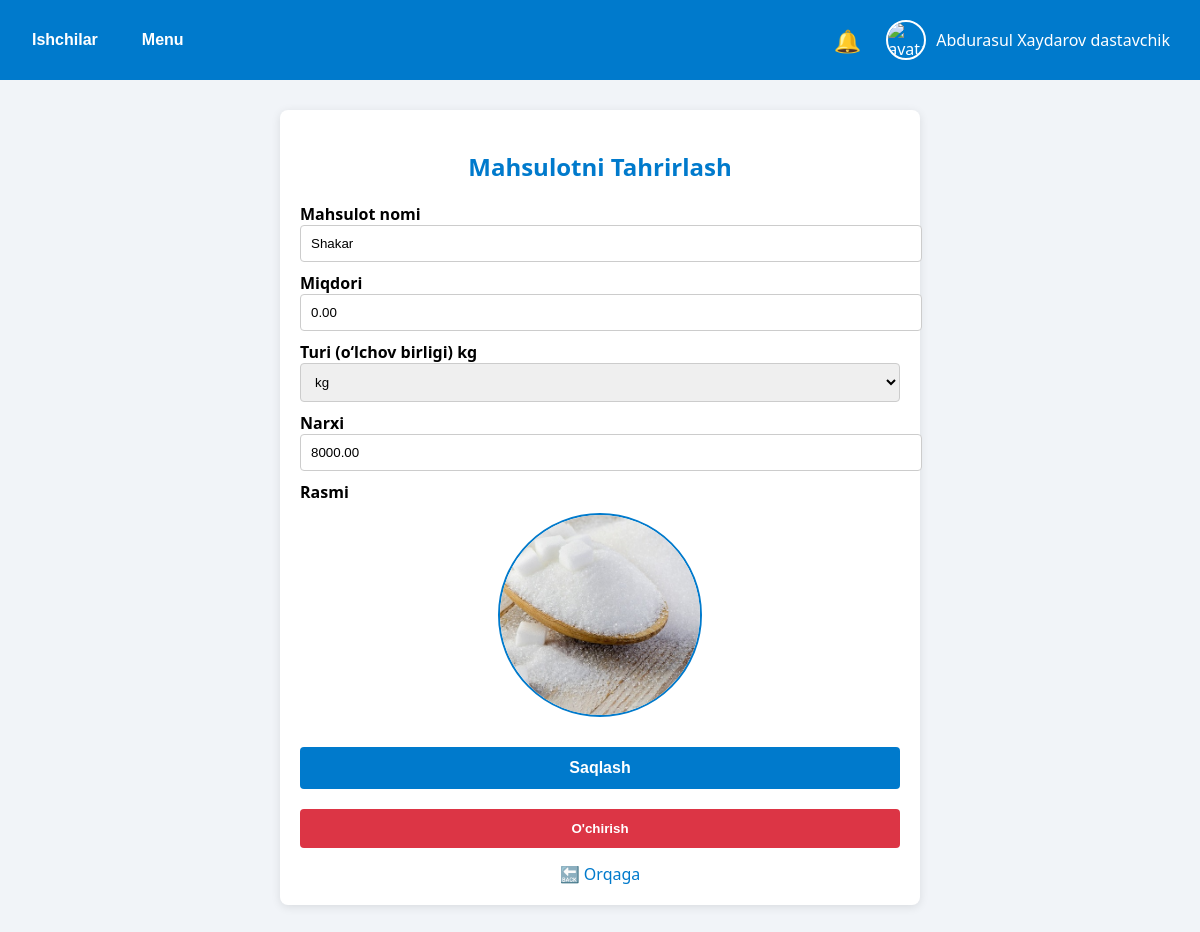
The app's page /product/2/ (signed in) with its own data.
### main/models.py (models this page shows, shortened)
class User(AbstractUser):
    id = models.BigAutoField(primary_key=True)
    USER_TYPES = (
        ('pazanda', 'Pazanda'),
        ('yetkazib_beruvchi', 'Yetkazib Beruvchi'),
        ('ega', 'Ega'),
    )
    login=models.CharField(max_length=255, blank=True, null=True)
    password = models.CharField(max_length=255, blank=True, null=True)
    tuliq_ismi = models.CharField(max_length=255, blank=True, null=True)
    type = models.CharField(max_length=20, choices=USER_TYPES)
    token = models.CharField(max_length=255, blank=True, null=True)
    tg_id = models.CharField(max_length=100, blank=True, null=True)
    tel_raqami = models.CharField(max_length=100, blank=True, null=True)
    is_active = models.BooleanField(default=True)
    @property
    def rasmi(self):
        if self.type == 'yetkazib_beruvchi':
            try:
                return YetkazibBeruvchi.objects.get(user=self).rasmi.url
            except YetkazibBeruvchi.DoesNotExist:
                return None
        elif self.type == 'pazanda':
            try:
                return Pazanda.objects.get(user=self).rasmi.url
            except Pazanda.DoesNotExist:
                return None
        return None

class Mahsulot(models.Model):
    nomi = models.CharField(max_length=255)
    rasmi = models.ImageField(upload_to='mahsulotlar/')
    narxi = models.DecimalField(max_digits=10, decimal_places=2)
    turi = models.ForeignKey(MahsulotTuri, on_delete=models.CASCADE)
    miqdori = models.FloatField(default=0)

class MahsulotTuri(models.Model):
    nomi = models.CharField(max_length=100)  # kg, dona, l
    def __str__(self):
        return self.nomi

### main/views.py (the view, shortened to what this page needs)
# urls.py: path('product/<int:mahsulot_id>/', seemahsulot, name='seeproduct'),
@login_required(login_url='login')
def seemahsulot(request, mahsulot_id):
    mahsulot = Mahsulot.objects.get(id=mahsulot_id)
    turs=MahsulotTuri.objects.all()
    return render(request, 'seemahsulot.html', {'mahsulot': mahsulot,'turs':turs})

### main/templates/seemahsulot.html (shortened to what this page needs)
{% extends 'egabase.html' %}
{% load static %}
{% block content %}
<div style="max-width: 600px; margin: 30px auto; background: #fff; padding: 20px; border-radius: 8px; box-shadow: 0 2px 10px rgba(0,0,0,0.1);">
    <h2 style="color: #007acc; text-align: center; margin-bottom: 20px;">Mahsulotni Tahrirlash</h2>
    <form method="POST" enctype="multipart/form-data">
        <label for="nomi" style="font-weight: bold;">Mahsulot nomi</label>
        <input type="text" id="nomi" name="nomi" value="{{ mahsulot.nomi }}" required
               style="width: 100%; padding: 10px; margin-bottom: 10px; border: 1px solid #ccc; border-radius: 4px;">
        <label for="miqdori" style="font-weight: bold;">Miqdori</label>
        <input type="number" id="miqdori" name="miqdori" value="{{ mahsulot.miqdori }}" required
               style="width: 100%; padding: 10px; margin-bottom: 10px; border: 1px solid #ccc; border-radius: 4px;">
        <label for="turi" style="font-weight: bold;">Turi (o‘lchov birligi) {{ mahsulot.turi }}  </label>
       <select id="turi" name="turi" required
               style="width: 100%; padding: 10px; margin-bottom: 10px; border: 1px solid #ccc; border-radius: 4px;">
               {% for tur in turs%}
               <option value="{{ tur.nomi }}" {%  if mahsulot.turi.nomi == tur.nomi %} selected  {% endif %} >{{ tur.nomi }}</option>
               {% endfor %}
               </select>
        <label for="narxi" style="font-weight: bold;">Narxi</label>
        <input type="number" id="narxi" name="narxi" value="{{ mahsulot.narxi }}" step="0.01" required
               style="width: 100%; padding: 10px; margin-bottom: 10px; border: 1px solid #ccc; border-radius: 4px;">
        <label for="rasmi_input" style="display: block; font-weight: bold;">Rasmi</label>
        <img src="{% if mahsulot.rasmi %}{{ mahsulot.rasmi.url }}{% else %}{% static 'images/default_product.jpg' %}{% endif %}"
             alt="Mahsulot rasmi"
             id="preview-rasm"
             style="width: 200px; height: 200px; object-fit: cover; border-radius: 50%; border: 2px solid #007acc; margin: 10px auto; display: block; cursor: pointer;">
        <button type="submit"
                style="margin-top: 20px; width: 100%; padding: 12px; background: #007acc; color: #fff; border: none; border-radius: 4px; font-size: 16px; font-weight: bold; cursor: pointer;">
            Saqlash
        </button>
        <a href="{% url 'delprdct' mahsulot.id %}" >
            <button type="button"
                    style="margin-top: 20px;  width: 100%; padding: 12px; background-color: #dc3545; color: white; border: none; border-radius: 4px; font-weight: bold; cursor: pointer;"
            >
                O'chirish
            </button>
        </a>
    </form>
    <a href="{% url 'main' %}" style="display: inline-block; margin-top: 15px; text-align: center; width: 100%; text-decoration: none; color: #007acc;">
        🔙 Orqaga
    </a>
</div>
{% endblock %}

### main/templates/egabase.html (shortened to what this page needs)
<!DOCTYPE html>
{% load static %}
<html lang="uz">
<head>
</head>
<body>
<header>
    <div class="left-nav">
        <div class="nav-group">
            <button class="nav-toggle">Ishchilar</button>
        </div>
        <div class="nav-group">
            <button class="nav-toggle">Menu</button>
        </div>
    </div>
    <div class="right-nav">
        <a href="{% url 'main' %}" class="notif-icon">🔔</a>
        <div class="profile-wrapper">
            <div class="profile">
                <img src="{% if request.user.rasmi %}{{ request.user.rasmi.url }}{% else %}{% static 'images/default_avatar.jpg' %}{% endif %}" alt="avatar">
                <span class="profile-name">{{ request.user.tuliq_ismi }}</span>
            </div>
        </div>
    </div>
</header>
{% block content %}{% endblock %}
</body>
</html>

### main/templates/egabase.html (style rules this page uses)
body { margin: 0; font-family: 'Segoe UI', Tahoma, Geneva, Verdana, sans-serif; background-color: #f1f4f8; }
header { background-color: #007acc; color: white; padding: 15px 20px; display: flex; justify-content: space-between; align-items: center; flex-wrap: wrap; }
.left-nav { display: flex; gap: 20px; flex-wrap: wrap; }
.nav-group { position: relative; }
.nav-toggle { background: none; border: none; color: white; font-weight: bold; cursor: pointer; font-size: 16px; padding: 8px 12px; border-radius: 4px; transition: background-color 0.2s; }
.right-nav { display: flex; align-items: center; gap: 15px; }
.notif-icon { font-size: 22px; cursor: pointer; transition: color 0.2s; color: white; text-decoration: none; }
.profile-wrapper { position: relative; display: inline-block; }
.profile { display: inline-flex; align-items: center; gap: 10px; cursor: pointer; padding: 5px 10px; }
.profile img { width: 36px; height: 36px; border-radius: 50%; object-fit: cover; border: 2px solid #fff; }
.profile-name { color: white; text-decoration: none; font-weight: 500; white-space: nowrap; }

### records on screen
User: user.tuliq_ismi "Abdurasul Xaydarov dastavchik"
Mahsulot: nomi "Shakar", miqdori "0.00", turi "kg", narxi "8000.00", rasmi (picture)
